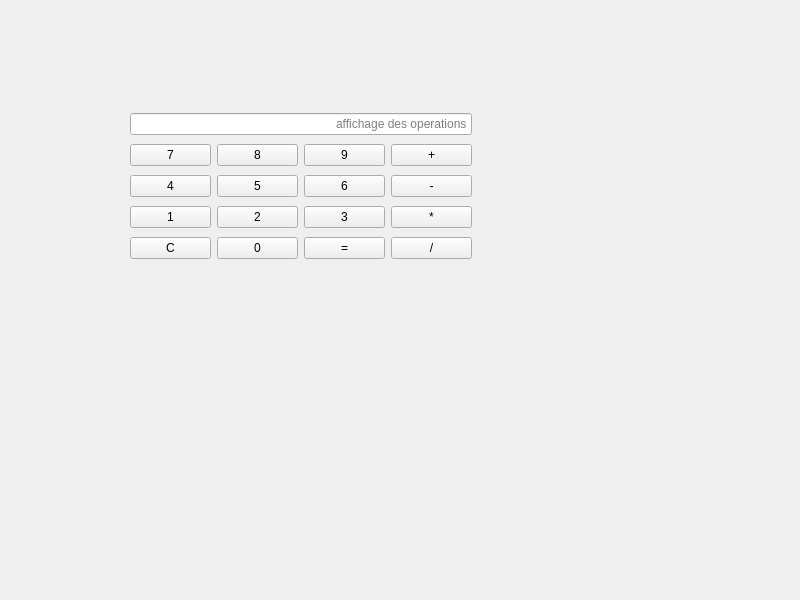
<?xml version="1.0" encoding="UTF-8"?>
<ui version="4.0">
 <class>Widget</class>
 <widget class="QWidget" name="Widget">
  <property name="geometry">
   <rect>
    <x>0</x>
    <y>0</y>
    <width>800</width>
    <height>600</height>
   </rect>
  </property>
  <property name="windowTitle">
   <string>Widget</string>
  </property>
  <widget class="QWidget" name="layoutWidget">
   <property name="geometry">
    <rect>
     <x>130</x>
     <y>110</y>
     <width>342</width>
     <height>154</height>
    </rect>
   </property>
   <layout class="QGridLayout" name="gridLayout">
    <item row="0" column="0">
     <widget class="QLineEdit" name="lineEditAfficheur">
      <property name="inputMask">
       <string/>
      </property>
      <property name="text">
       <string/>
      </property>
      <property name="placeholderText">
       <string>                                                             affichage des operations</string>
      </property>
     </widget>
    </item>
    <item row="1" column="0">
     <layout class="QHBoxLayout" name="horizontalLayout">
      <item>
       <widget class="QPushButton" name="pushButton7">
        <property name="text">
         <string>7</string>
        </property>
       </widget>
      </item>
      <item>
       <widget class="QPushButton" name="pushButton8">
        <property name="text">
         <string>8</string>
        </property>
       </widget>
      </item>
      <item>
       <widget class="QPushButton" name="pushButton9">
        <property name="text">
         <string>9</string>
        </property>
       </widget>
      </item>
      <item>
       <widget class="QPushButton" name="pushButtonPlus">
        <property name="text">
         <string>+</string>
        </property>
       </widget>
      </item>
     </layout>
    </item>
    <item row="2" column="0">
     <layout class="QHBoxLayout" name="horizontalLayout_2">
      <item>
       <widget class="QPushButton" name="pushButton4">
        <property name="text">
         <string>4</string>
        </property>
       </widget>
      </item>
      <item>
       <widget class="QPushButton" name="pushButton5">
        <property name="text">
         <string>5</string>
        </property>
       </widget>
      </item>
      <item>
       <widget class="QPushButton" name="pushButton6">
        <property name="text">
         <string>6</string>
        </property>
       </widget>
      </item>
      <item>
       <widget class="QPushButton" name="pushButtonSoustraire">
        <property name="text">
         <string>-</string>
        </property>
       </widget>
      </item>
     </layout>
    </item>
    <item row="3" column="0">
     <layout class="QHBoxLayout" name="horizontalLayout_3">
      <item>
       <widget class="QPushButton" name="pushButton1">
        <property name="text">
         <string>1</string>
        </property>
       </widget>
      </item>
      <item>
       <widget class="QPushButton" name="pushButton2">
        <property name="text">
         <string>2</string>
        </property>
       </widget>
      </item>
      <item>
       <widget class="QPushButton" name="pushButton3">
        <property name="text">
         <string>3</string>
        </property>
       </widget>
      </item>
      <item>
       <widget class="QPushButton" name="pushButtonMultiplication">
        <property name="text">
         <string>*</string>
        </property>
       </widget>
      </item>
     </layout>
    </item>
    <item row="4" column="0">
     <layout class="QHBoxLayout" name="horizontalLayout_4">
      <item>
       <widget class="QPushButton" name="pushButtonC">
        <property name="text">
         <string>C</string>
        </property>
       </widget>
      </item>
      <item>
       <widget class="QPushButton" name="pushButton0">
        <property name="text">
         <string>0</string>
        </property>
       </widget>
      </item>
      <item>
       <widget class="QPushButton" name="pushButtonEgal">
        <property name="text">
         <string>=</string>
        </property>
       </widget>
      </item>
      <item>
       <widget class="QPushButton" name="pushButtonDIviser">
        <property name="text">
         <string>/</string>
        </property>
       </widget>
      </item>
     </layout>
    </item>
   </layout>
  </widget>
 </widget>
 <resources/>
 <connections/>
</ui>
